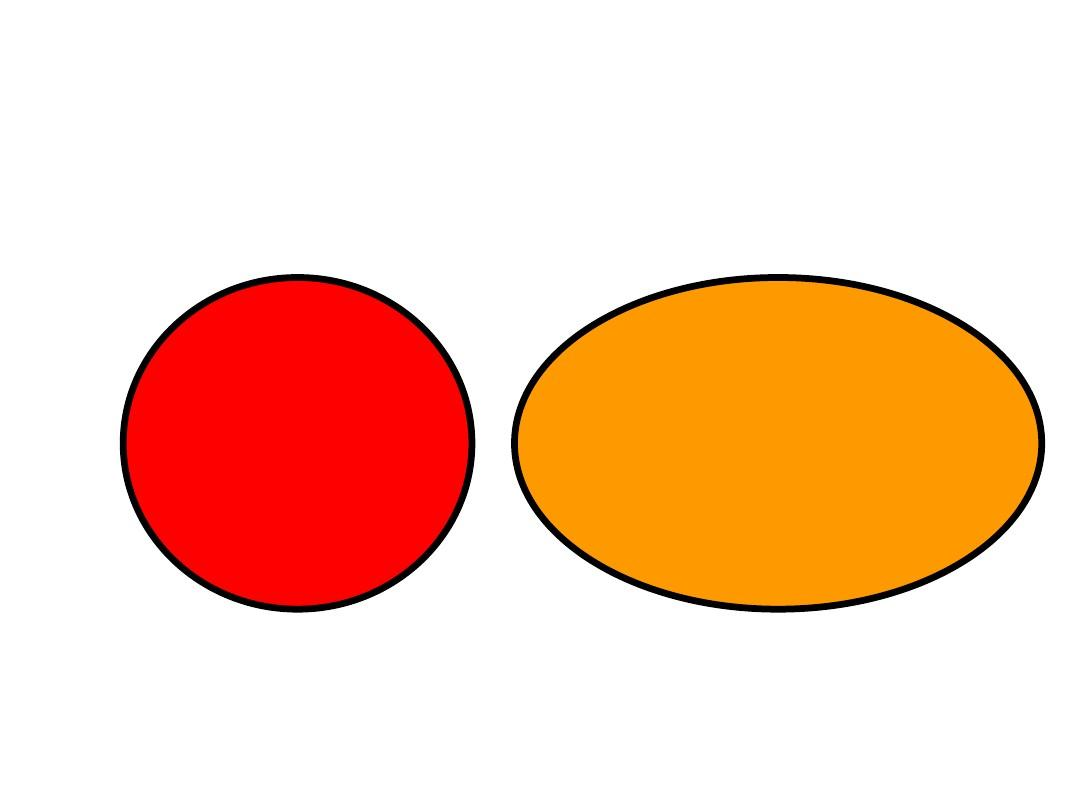
//> input picture opencv/view.jpg, 1080 x 810 px
$ ./hough圆   (built with g++ and OpenCV 4)
//> lines starting //> are read from the running program, lines starting //| are printed output that depends on the picture; after the words box and inside, x2 and y2 are one past the last pixel; in counts of white or black regions, pixels touching at a corner belong together
#include <opencv2/opencv.hpp>
#include <opencv2/imgproc/imgproc.hpp>


using namespace std;
using namespace cv;

int main(int argc, char *argv[])
{
	Mat srcImage = imread("view.jpg");
//> srcImage is the input picture: 810 rows x 1080 cols, CV_8UC3; mean B, G, R 186.3, 209.3, 249.8
	Mat midImage, dstImage;//临时变量和目标图的定义
	cv::namedWindow("原始图", CV_WINDOW_NORMAL);
	imshow("原始图", srcImage);

	//【3】转为灰度图并进行图像平滑
	cvtColor(srcImage, midImage, COLOR_BGR2GRAY);//转化边缘检测后的图为灰度图
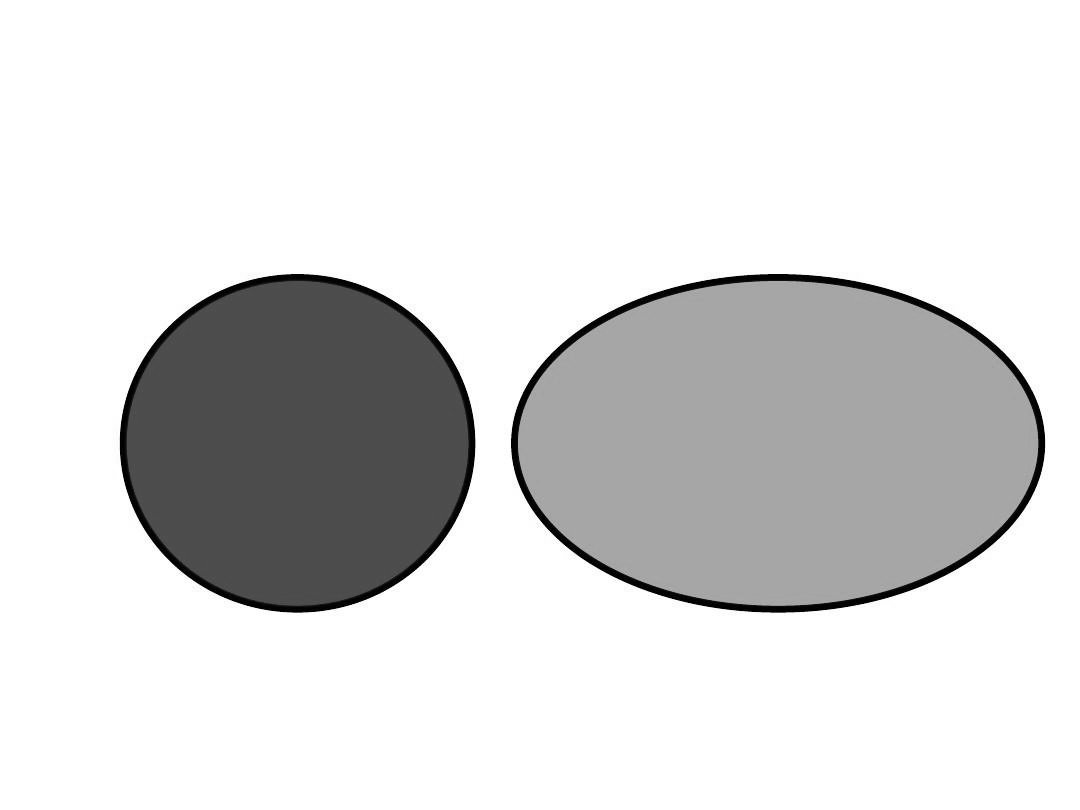
//> midImage: 810 rows x 1080 cols, CV_8UC1; min 0, max 255, mean 218.8
	GaussianBlur(midImage, midImage, Size(9, 9), 2, 2);
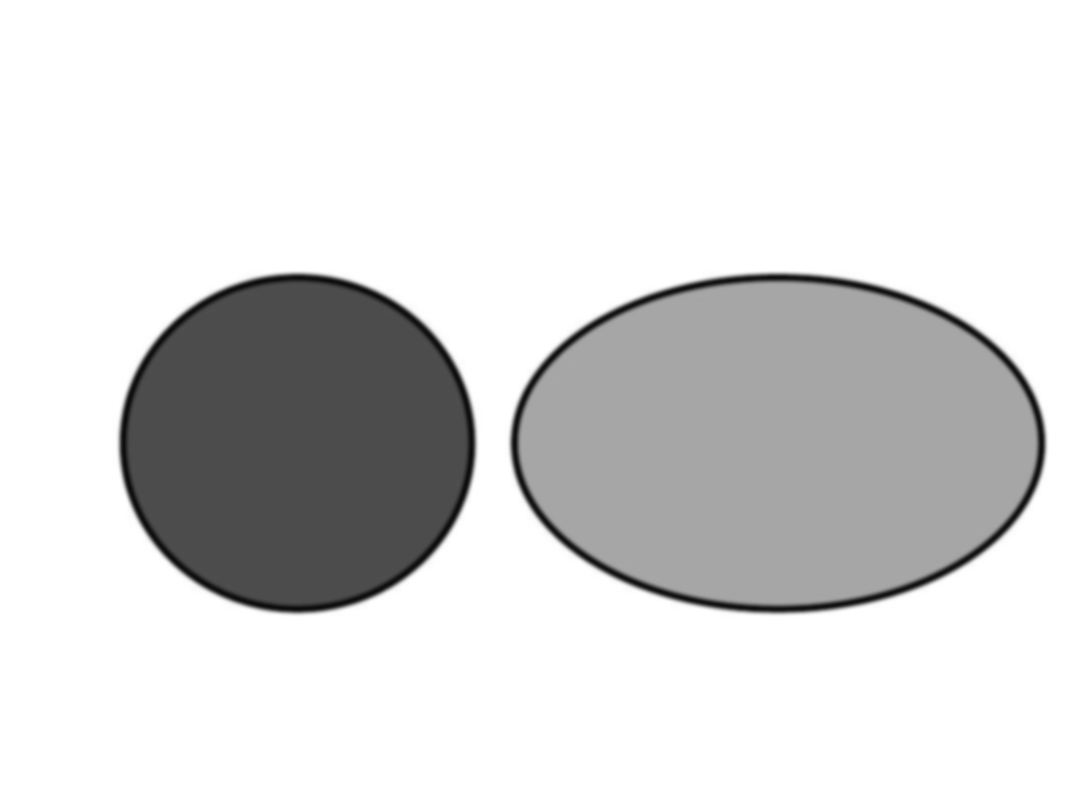
//> midImage: 810 rows x 1080 cols, CV_8UC1; 5.64% of pixels changed, all inside (x1, y1, x2, y2) = (110, 269, 1050, 618)

	//【4】进行霍夫圆变换
	vector<Vec3f> circles;
	HoughCircles(midImage, circles, CV_HOUGH_GRADIENT, 1.5, 10, 200, 100, 0, 0);
//> circles = 59 circles (x, y, radius), first 12: [285.8, 443.2, 165.8], [296.2, 432.8, 179.7], [777.8, 218.2, 387], [777.8, 654.8, 375.1], [308.2, 443.2, 165.6], [777.8, 669.8, 396.6], [777.8, 683.2, 402.6], [777.8, 203.2, 402.1], [777.8, 191.2, 413.7], [297.8, 458.2, 185.1], [774.8, 237.8, 367.6], [785.2, 242.2, 369.4]

	//【5】依次在图中绘制出圆
	for (size_t i = 0; i < circles.size(); i++)
	{
		//参数定义
		Point center(cvRound(circles[i][0]), cvRound(circles[i][1]));
		int radius = cvRound(circles[i][2]);
		//绘制圆心
		circle(srcImage, center, 3, Scalar(0, 255, 0), -1, 8, 0);
		//绘制圆轮廓
		circle(srcImage, center, radius, Scalar(155, 50, 255), 3, 8, 0);
	}
//> this loop made 59 passes
//> (center, radius) on passes 1 to 12: (Point(286, 443), 166), (Point(296, 433), 180), (Point(778, 218), 387), (Point(778, 655), 375), (Point(308, 443), 166), (Point(778, 670), 397), (Point(778, 683), 403), (Point(778, 203), 402), (Point(778, 191), 414), (Point(298, 458), 185), (Point(775, 238), 368), (Point(785, 242), 369)
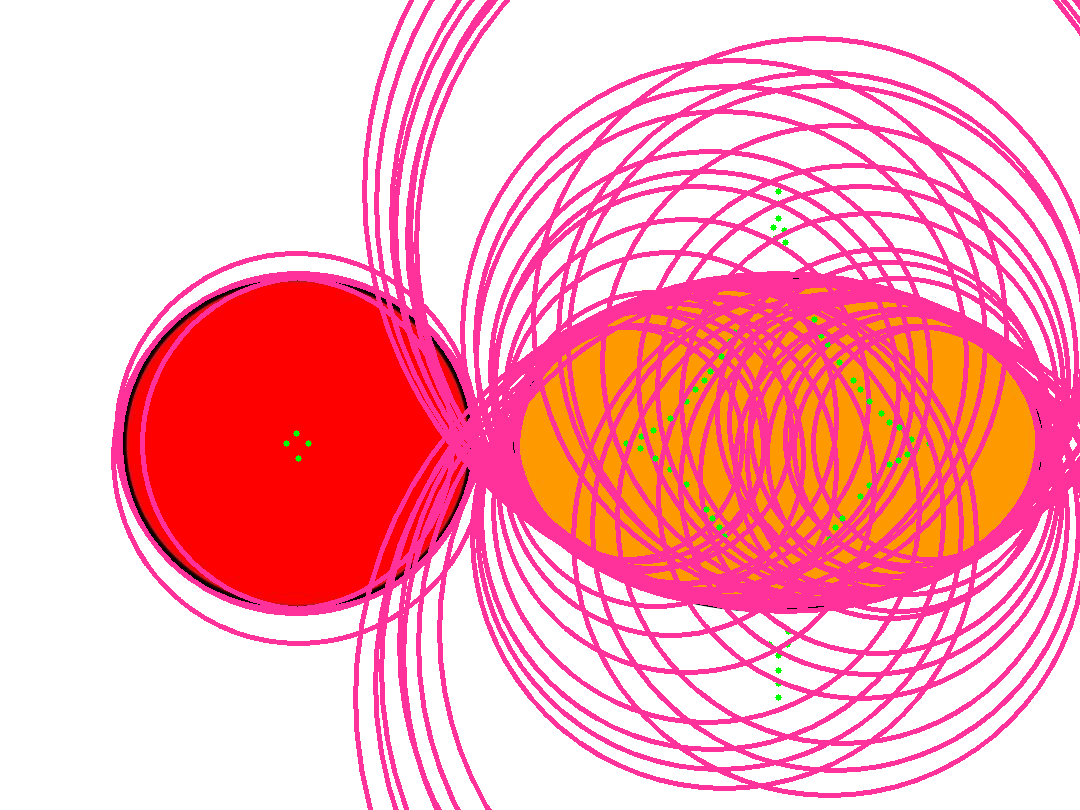
//> srcImage: 810 rows x 1080 cols, CV_8UC3; mean B, G, R 187.9, 173.7, 253.6

	//【6】显示效果图
	cv::namedWindow("效果图", CV_WINDOW_NORMAL);
	imshow("效果图", srcImage);

	waitKey(0);

	return 0;

}
